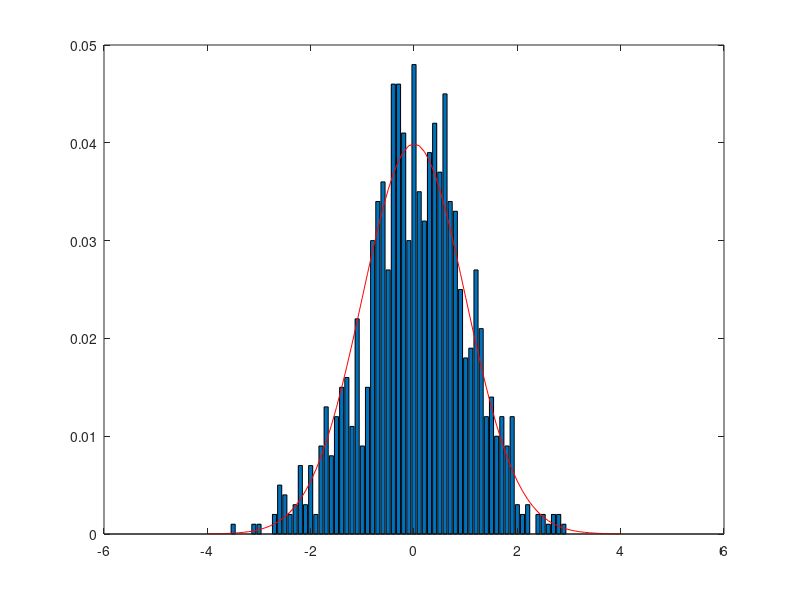

The MATLAB script that drew this image:
% homework problem 1.15
figure;
x=-4:0.1:4;
y=normrnd(0,1,1000,1);
H=hist(y,x);
H=H/sum(H);
bar(x,H); hold on
g=1/sqrt(2*pi)*exp(-0.5*x.^2);
g=g/sum(g);
plot(x,g,'r');
